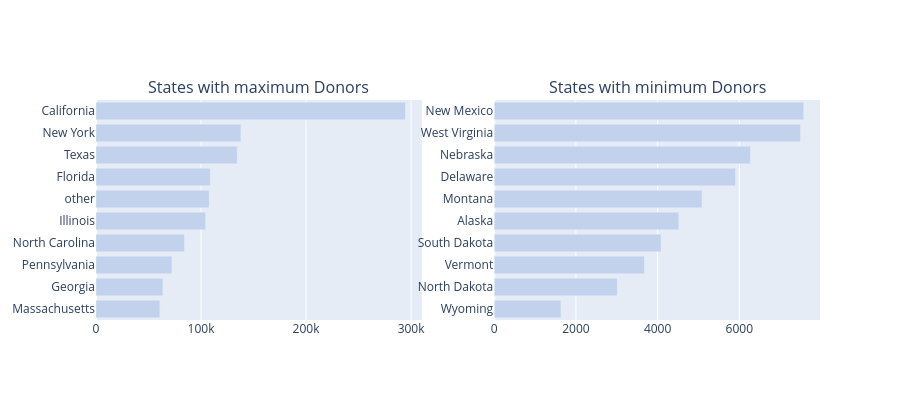

Write notebook code for a chart like this one.
### Code cell
def bar_hor(df, col, title, color, w=None, h=None, lm=0, limit=100, return_trace=False, rev=False):
    cnt_srs = df[col].value_counts()
    yy = cnt_srs.head(limit).index[::-1] 
    xx = cnt_srs.head(limit).values[::-1] 
    if rev:
        yy = cnt_srs.tail(limit).index[::-1] 
        xx = cnt_srs.tail(limit).values[::-1] 
        
    
    trace = go.Bar(y=yy, x=xx, orientation = 'h', marker=dict(color=color))
    if return_trace:
        return trace 
    layout = dict(title=title, margin=dict(l=lm), width=w, height=h)
    data = [trace]
    fig = go.Figure(data=data, layout=layout)
    iplot(fig)

def bar_hor_noagg(x, y, title, color, w=None, h=None, lm=0, limit=100, rt=False):
    trace = go.Bar(y=x, x=y, orientation = 'h', marker=dict(color=color))
    if rt:
        return trace
    layout = dict(title=title, margin=dict(l=lm), width=w, height=h)
    data = [trace]
    fig = go.Figure(data=data, layout=layout)
    iplot(fig)


def bar_ver_noagg(x, y, title, color, w=None, h=None, lm=0, rt = False):
    trace = go.Bar(y=y, x=x, marker=dict(color=color))
    if rt:
        return trace
    layout = dict(title=title, margin=dict(l=lm), width=w, height=h)
    data = [trace]
    fig = go.Figure(data=data, layout=layout)
    iplot(fig)

    
trace1 = bar_hor(donors_df, 'Donor City', "Top Cities with maximum Donors", '#c2d2ed', 500, 400, 200, limit = 10, return_trace=True)
trace2 = bar_hor(donors_df, 'Donor State', "Top States with maximum Donors", '#c2d2ed', 500, 400, 200, limit = 10, return_trace=True)
trace4 = bar_hor(donors_df, 'Donor State', "Top States with maximum Donors", '#c2d2ed', 600, 400, 200, limit = 10, return_trace=True, rev=True)


fig = tools.make_subplots(rows=1, cols=2, print_grid=False, subplot_titles = ['States with maximum Donors','States with minimum Donors'])
# fig = tools.make_subplots(rows=2, cols=2, specs=[[{}, {}], [{'colspan': 2}, None]], print_grid=False, subplot_titles = ['States with maximum Donors','States with minimum Donors', 'Cities with maximum Donors'])
fig.append_trace(trace2, 1, 1);
fig.append_trace(trace4, 1, 2);
# fig.append_trace(trace1, 2, 1);

fig['layout'].update(height=400, showlegend=False);
iplot(fig);

### Figure 1 — Plotly figure (JSON) as saved in the notebook; plotly's stock layout.template omitted (floating-point values rounded to 4 significant figures)
{"data": [{"marker": {"color": "#c2d2ed"}, "orientation": "h", "type": "bar", "x": [60730, 63731, 72280, 84250, 104381, 107809, 108828, 134449, 137957, 294695], "xaxis": "x", "y": ["Massachusetts", "Georgia", "Pennsylvania", "North Carolina", "Illinois", "other", "Florida", "Texas", "New York", "California"], "yaxis": "y"}, {"marker": {"color": "#c2d2ed"}, "orientation": "h", "type": "bar", "x": [1634, 3012, 3677, 4084, 4519, 5088, 5906, 6272, 7497, 7576], "xaxis": "x2", "y": ["Wyoming", "North Dakota", "Vermont", "South Dakota", "Alaska", "Montana", "Delaware", "Nebraska", "West Virginia", "New Mexico"], "yaxis": "y2"}], "layout": {"annotations": [{"font": {"size": 16}, "showarrow": false, "text": "States with maximum Donors", "x": 0.225, "xanchor": "center", "xref": "paper", "y": 1, "yanchor": "bottom", "yref": "paper"}, {"font": {"size": 16}, "showarrow": false, "text": "States with minimum Donors", "x": 0.775, "xanchor": "center", "xref": "paper", "y": 1, "yanchor": "bottom", "yref": "paper"}], "height": 400, "showlegend": false, "xaxis": {"anchor": "y", "domain": [0, 0.45]}, "xaxis2": {"anchor": "y2", "domain": [0.55, 1]}, "yaxis": {"anchor": "x", "domain": [0, 1]}, "yaxis2": {"anchor": "x2", "domain": [0, 1]}}}
